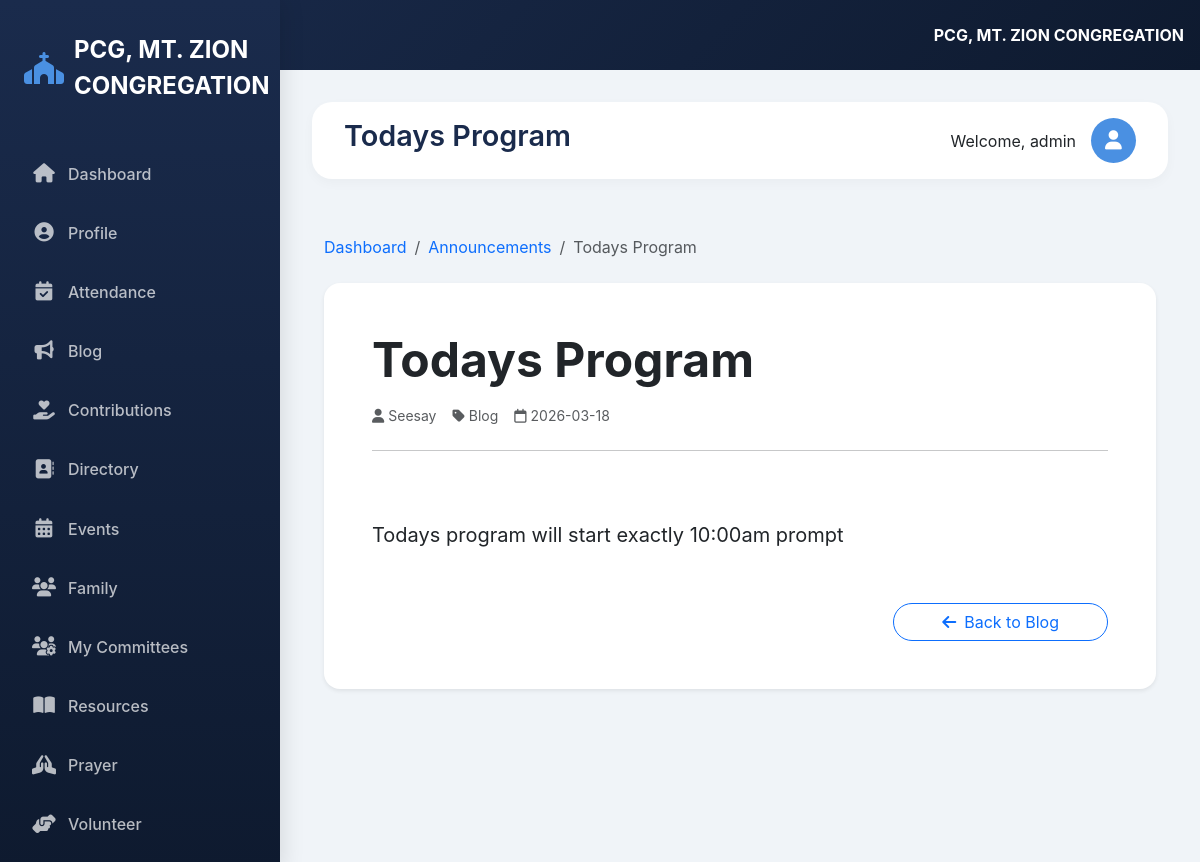
/blog/3 (signed in), run on the app's committed database.
### tables this page shows
CREATE TABLE settings (
        id INTEGER PRIMARY KEY AUTOINCREMENT,
        key TEXT UNIQUE,
        value TEXT
    );

CREATE TABLE blog_posts (
    id INTEGER PRIMARY KEY AUTOINCREMENT,
    title TEXT NOT NULL,
    content TEXT NOT NULL,
    author TEXT,
    category TEXT,
    published_at TIMESTAMP DEFAULT CURRENT_TIMESTAMP,
    updated_at TIMESTAMP DEFAULT CURRENT_TIMESTAMP,
    is_published INTEGER DEFAULT 1
);

### app.py (the view)
@app.route('/blog/<int:post_id>')
def blog_detail(post_id):
    if 'member_id' not in session:
        return redirect(url_for('home'))
    db = DatabaseManager()
    post = db.fetch_one("""
        SELECT title, content, author, category, published_at
        FROM blog_posts
        WHERE id = ? AND is_published = 1
    """, (post_id,))
    if not post:
        abort(404)
    post_dict = {
        'title': post[0],
        'content': post[1],
        'author': post[2] or 'Admin',
        'category': post[3] or 'Uncategorized',
        'published': post[4]
    }
    return render_template('blog_detail.html', post=post_dict)

### app.py (called while the page is built)
@app.context_processor
def inject_church_name():
    db = DatabaseManager()
    row = db.fetch_one("SELECT value FROM settings WHERE key='church_name'")
    church_name = row[0] if row else "Your Church"
    return dict(church_name=church_name)

### database.py (called while the page is built)
    def connect(self):
        try:
            self.conn = sqlite3.connect(DB_FILE, timeout=10)
            self.conn.execute("PRAGMA foreign_keys = ON")
            return self.conn
        except Error as e:
            print(f"Database connection error: {e}")
            return None

    def close(self):
        if self.conn:
            self.conn.close()

    def fetch_one(self, query, params=None):
        if not self.connect():
            return None
        cursor = self.conn.cursor()
        try:
            if params:
                cursor.execute(query, params)
            else:
                cursor.execute(query)
            return cursor.fetchone()
        except Error as e:
            print(f"Fetch Error: {e}")
            return None
        finally:
            self.close()

### templates/blog_detail.html
{% extends "base.html" %}
{% block page_title %}{{ post.title }}{% endblock %}
{% block content %}
<div class="container py-4">
    <nav aria-label="breadcrumb" class="mb-4">
        <ol class="breadcrumb">
            <li class="breadcrumb-item"><a href="{{ url_for('dashboard') }}" class="text-decoration-none">Dashboard</a></li>
            <li class="breadcrumb-item"><a href="{{ url_for('blog_list') }}" class="text-decoration-none">Announcements</a></li>
            <li class="breadcrumb-item active" aria-current="page">{{ post.title }}</li>
        </ol>
    </nav>
    <div class="card border-0 shadow-sm rounded-4 overflow-hidden">
        <div class="card-body p-5">
            <h1 class="display-5 fw-bold mb-3">{{ post.title }}</h1>
            <div class="d-flex flex-wrap gap-3 mb-4 text-muted small">
                <span><i class="fas fa-user me-1"></i>{{ post.author }}</span>
                <span><i class="fas fa-tag me-1"></i>{{ post.category }}</span>
                <span><i class="far fa-calendar me-1"></i>{{ post.published[:10] }}</span>
            </div>
            <hr class="my-4">
            <div class="content fs-5 lh-lg" style="white-space: pre-line;">
                {{ post.content }}
            </div>
            <div class="mt-5 text-end">
                <a href="{{ url_for('blog_list') }}" class="btn btn-outline-primary rounded-pill px-5">
                    <i class="fas fa-arrow-left me-2"></i>Back to Blog
                </a>
            </div>
        </div>
    </div>
</div>
{% endblock %}

### templates/base.html (shortened to what this page needs)
<!DOCTYPE html>
<html lang="en">
<head>
    <link href="https://cdn.jsdelivr.net/npm/bootstrap@5.3.0/dist/css/bootstrap.min.css" rel="stylesheet">
    <link rel="stylesheet" href="https://cdnjs.cloudflare.com/ajax/libs/font-awesome/6.7.2/css/all.min.css">
</head>
<body>
    {% if session.member_id %}
        <div class="mobile-header d-flex justify-content-between align-items-center">
            <button class="btn btn-outline-light" type="button" data-bs-toggle="offcanvas" data-bs-target="#offcanvasSidebar" aria-controls="offcanvasSidebar">
                <i class="fas fa-bars"></i> Menu
            </button>
            <span class="fw-bold">{{ church_name }}</span>
        </div>
        <div class="desktop-sidebar">
            <a href="{{ url_for('dashboard') }}" class="logo">
                <i class="fas fa-church"></i>
                <span>{{ church_name }}</span>
            </a>
            <nav class="nav flex-column">
                <a class="nav-link {% if request.endpoint == 'dashboard' %}active{% endif %}" href="{{ url_for('dashboard') }}">
                    <i class="fas fa-home"></i> <span>Dashboard</span>
                </a>
                <a class="nav-link {% if request.endpoint == 'profile' %}active{% endif %}" href="{{ url_for('profile') }}">
                    <i class="fas fa-user-circle"></i> <span>Profile</span>
                </a>
                <a class="nav-link {% if request.endpoint == 'attendance' %}active{% endif %}" href="{{ url_for('attendance') }}">
                    <i class="fas fa-calendar-check"></i> <span>Attendance</span>
                </a>
                <a class="nav-link {% if request.endpoint == 'blog_list' %}active{% endif %}" href="{{ url_for('blog_list') }}">
                    <i class="fas fa-bullhorn"></i> <span>Blog</span>
                </a>
                <a class="nav-link {% if request.endpoint == 'contributions' %}active{% endif %}" href="{{ url_for('contributions') }}">
                    <i class="fas fa-hand-holding-heart"></i> <span>Contributions</span>
                </a>
                <a class="nav-link {% if request.endpoint == 'directory' %}active{% endif %}" href="{{ url_for('directory') }}">
                    <i class="fas fa-address-book"></i> <span>Directory</span>
                </a>
                <a class="nav-link {% if request.endpoint == 'events' %}active{% endif %}" href="{{ url_for('events') }}">
                    <i class="fas fa-calendar-alt"></i> <span>Events</span>
                </a>
                <a class="nav-link {% if request.endpoint == 'family' %}active{% endif %}" href="{{ url_for('family') }}">
                    <i class="fas fa-users"></i> <span>Family</span>
                </a>
                <a class="nav-link {% if request.endpoint == 'my_committees' %}active{% endif %}" href="{{ url_for('my_committees') }}">
                    <i class="fas fa-users-cog"></i> <span>My Committees</span>
                </a>
                <a class="nav-link {% if request.endpoint == 'resource_library' %}active{% endif %}" href="{{ url_for('resource_library') }}">
                    <i class="fas fa-book-open"></i> <span>Resources</span>
                </a>
                <a class="nav-link {% if request.endpoint == 'prayer' %}active{% endif %}" href="{{ url_for('prayer') }}">
                    <i class="fas fa-praying-hands"></i> <span>Prayer</span>
                </a>
                <a class="nav-link {% if request.endpoint == 'volunteer_list' %}active{% endif %}" href="{{ url_for('volunteer_list') }}">
                    <i class="fas fa-hands-helping"></i> <span>Volunteer</span>
                </a>
                <a class="nav-link {% if request.endpoint == 'change_pin' %}active{% endif %}" href="{{ url_for('change_pin') }}">
                </a>
            </nav>
        </div>
        <div class="main-content">
            <div class="top-bar">
                <h1 class="page-title">{% block page_title %}Dashboard{% endblock %}</h1>
                <div class="user-info">
                    <span>Welcome, {{ session.member_name }}</span>
                    <div class="user-avatar">
                        <i class="fas fa-user"></i>
                    </div>
                </div>
            </div>
            {% block content %}{% endblock %}
        </div>
    {% endif %}
</body>
</html>

### templates/base.html (style rules this page uses)
body { font-family: 'Inter', 'Segoe UI', sans-serif; background: #f0f4f8; min-height: 100vh; }
.desktop-sidebar { position: fixed; top: 0; left: 0; bottom: 0; width: 280px; background: linear-gradient(180deg, #1a2b4c 0%, #0e1a2f 100%); color: #fff; padding: 2rem 1rem; overflow-y: auto; transition: all 0.3s; z-index: 1000; box-shadow: 4px 0 20px rgba(0,0,0,0.1); }
.desktop-sidebar .logo { font-size: 1.5rem; font-weight: 700; display: flex; align-items: center; gap: 10px; margin-bottom: 2.5rem; padding-left: 0.5rem; color: #fff; text-decoration: none; }
.desktop-sidebar .logo i { font-size: 2rem; color: #4a90e2; }
.desktop-sidebar .nav-link { color: rgba(255,255,255,0.7); padding: 0.9rem 1rem; margin: 0.2rem 0; border-radius: 12px; display: flex; align-items: center; gap: 12px; transition: all 0.2s; font-weight: 500; }
.desktop-sidebar .nav-link i { width: 24px; font-size: 1.2rem; text-align: center; }
.main-content { margin-left: 280px; padding: 2rem; min-height: 100vh; transition: margin-left 0.3s; }
.top-bar { display: flex; justify-content: space-between; align-items: center; margin-bottom: 2rem; background: white; padding: 1rem 2rem; border-radius: 20px; box-shadow: 0 4px 12px rgba(0,0,0,0.03); }
.page-title { font-size: 1.8rem; font-weight: 600; color: #1a2b4c; }
.user-info { display: flex; align-items: center; gap: 15px; }
.user-avatar { width: 45px; height: 45px; border-radius: 50%; background: #4a90e2; display: flex; align-items: center; justify-content: center; color: white; font-size: 1.2rem; }
.mobile-header { display: none; background: linear-gradient(135deg, #1a2b4c, #0e1a2f); color: white; padding: 1rem; }
@media (min-width: 992px) { .mobile-header { display: none; } }

### data on the page
settings: value "PCG, MT. ZION CONGREGATION"
blog_posts: title "Todays Program", author "Seesay", category "Blog", published_at "2026-03-18", content "Todays program will start exactly 10:00am prompt"

### other printed values
{{ session.member_name }} "admin"
